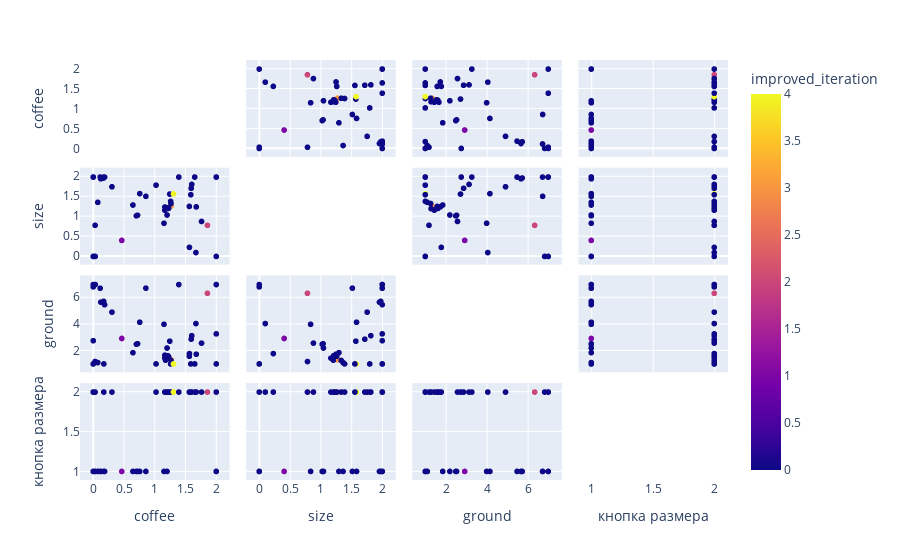

The code cell stored with this chart in its notebook:
### Code cell
import plotly.express as px

fig = px.scatter_matrix(
    steps_df,
    dimensions=steps_df.columns[:-1],
    color="improved_iteration"
)
fig.update_traces(diagonal_visible=False)
fig.show()

### Figure 1 — Plotly figure (JSON) as saved in the notebook; plotly's stock layout.template omitted (floating-point values rounded to 4 significant figures)
{"data": [{"diagonal": {"visible": false}, "dimensions": [{"axis": {"matches": true}, "label": "coffee", "values": [0.4639, 0.7011, 1.857, 1.67, 1.564, 0.8555, 1.266, 1.15, 0.1688, 0.3043, 1.264, 1.258, 1.2, 1.225, 1.214, 1.165, 1.211, 1.175, 0.1845, 1.186, 0.1234, 1.164, 1.213, 0.7197, 2.0, 0.0, 2.0, 0.0, 0.0, 0.172, 0.02989, 0.0, 0.7562, 0.1123, 0.0, 2.0, 0.03181, 1.244, 1.305, 1.675, 1.761, 1.562, 1.602, 0.07334, 1.391, 0.6455, 1.592, 1.587, 1.65, 1.021]}, {"axis": {"matches": true}, "label": "size", "values": [0.4042, 1.023, 0.7836, 0.09786, 0.2285, 1.514, 1.272, 0.8352, 1.976, 1.755, 1.333, 1.388, 1.044, 1.21, 1.227, 1.245, 1.211, 1.204, 2.0, 1.21, 1.955, 1.165, 1.214, 1.038, 2.0, 0.0, 2.0, 0.0, 2.0, 2.0, 0.7843, 2.0, 1.582, 2.0, 2.0, 0.0, 0.0, 1.571, 1.575, 1.249, 0.8808, 1.26, 1.815, 1.363, 2.0, 1.295, 1.717, 1.555, 2.0, 1.796]}, {"axis": {"matches": true}, "label": "ground", "values": [2.924, 2.489, 6.338, 4.052, 1.781, 6.727, 1.324, 3.994, 5.729, 4.916, 1.261, 1.004, 2.201, 1.554, 1.612, 1.665, 1.612, 1.283, 5.479, 1.62, 5.671, 1.44, 1.592, 2.527, 7.0, 6.823, 3.273, 1.0, 7.0, 1.0, 1.182, 2.756, 4.153, 6.722, 1.0, 1.0, 7.0, 2.72, 1.0, 1.735, 2.574, 1.582, 3.135, 1.101, 7.0, 1.852, 2.87, 1.0, 1.0, 1.0]}, {"axis": {"matches": true}, "label": "кнопка размера", "values": [1, 1, 2, 2, 2, 1, 2, 1, 1, 2, 2, 2, 1, 2, 2, 2, 2, 2, 1, 2, 1, 2, 2, 1, 1, 2, 2, 1, 2, 2, 2, 2, 1, 1, 1, 1, 1, 2, 2, 2, 2, 2, 2, 1, 2, 1, 2, 2, 2, 2]}], "hovertemplate": "%{xaxis.title.text}=%{x}<br>%{yaxis.title.text}=%{y}<br>improved_iteration=%{marker.color}<extra></extra>", "legendgroup": "", "marker": {"color": [1, 0, 2, 0, 0, 0, 3, 0, 0, 0, 0, 0, 0, 0, 0, 0, 0, 0, 0, 0, 0, 0, 0, 0, 0, 0, 0, 0, 0, 0, 0, 0, 0, 0, 0, 0, 0, 0, 4, 0, 0, 0, 0, 0, 0, 0, 0, 0, 0, 0], "coloraxis": "coloraxis", "symbol": "circle"}, "name": "", "showlegend": false, "type": "splom"}], "layout": {"coloraxis": {"colorbar": {"title": {"text": "improved_iteration"}}, "colorscale": [[0.0, "#0d0887"], [0.1111, "#46039f"], [0.2222, "#7201a8"], [0.3333, "#9c179e"], [0.4444, "#bd3786"], [0.5556, "#d8576b"], [0.6667, "#ed7953"], [0.7778, "#fb9f3a"], [0.8889, "#fdca26"], [1.0, "#f0f921"]]}, "dragmode": "select", "legend": {"tracegroupgap": 0}, "margin": {"t": 60}}}
